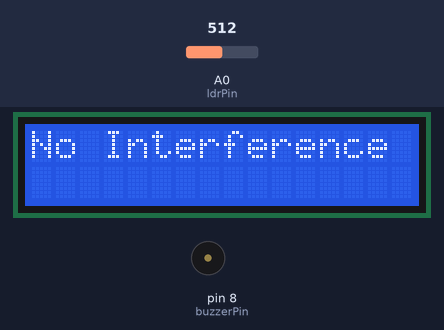
A sketch run on a simulated Arduino Uno, built with avr-gcc and run on an emulated ATmega328P. On the bench: 16×2 character LCD, buzzer (waves = sounding, pin HIGH). Inputs (shaded band) come from the test bench; at power-on: A0 (ldrPin) = 512.

Above: at 3.2 s.
3.3 s: A0 (ldrPin) set to 491
At 3.9 s:
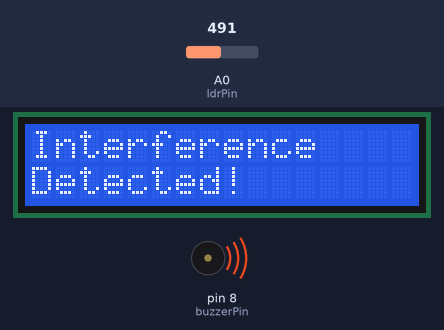
5.0 s: A0 (ldrPin) set to 510
At 5.6 s:
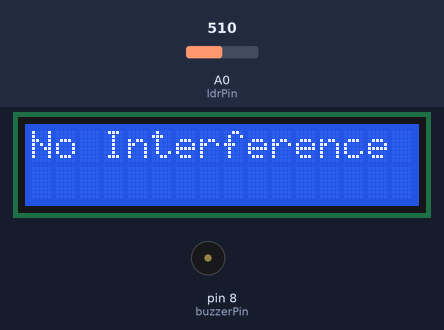
6.6 s: A0 (ldrPin) set to 490
At 7.2 s:
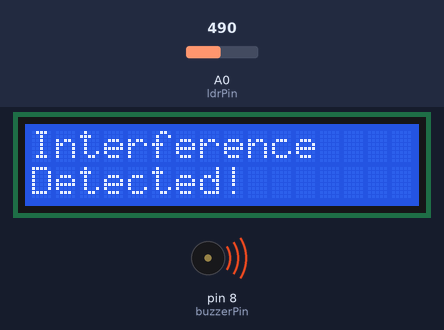
Timing chart, 0 to 9.6 s (numbered marks = the images above; inputs shaded):
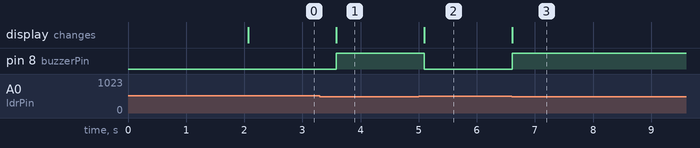

Measured:
- the behaviour switches between 501 and 500 on A0 (ldrPin) (found by bisection; images 0 and 1)
- after the input at 3.3 s, pin 8 (buzzerPin): LOW → HIGH after 0.29 s; the display: changes after 0.29 s (image 1)
- after the input at 5.0 s, pin 8 (buzzerPin): HIGH → LOW after 0.10 s; the display: changes after 0.10 s (image 2)
- after the input at 6.6 s, pin 8 (buzzerPin): LOW → HIGH at once; the display: changes at once (image 3)

The sketch:

Task_1.3.1.ino
```cpp
#include <LiquidCrystal.h>


LiquidCrystal lcd(12, 11, 5, 4, 3, 2);

int ldrPin = A0;
int buzzerPin = 8;

int threshold = 500;

void setup() {

  lcd.begin(16, 2);
  pinMode(buzzerPin, OUTPUT);

  lcd.print("System Ready");
  delay(2000);
  lcd.clear();
}

void loop() {

  int lightValue = analogRead(ldrPin);

  lcd.clear();

  if (lightValue > threshold) {

    lcd.setCursor(0, 0);
    lcd.print("No Interference");
    digitalWrite(buzzerPin, LOW);
  }
  else {

    lcd.setCursor(0, 0);
    lcd.print("Interference");
    lcd.setCursor(0, 1);
    lcd.print("Detected!");
    digitalWrite(buzzerPin, HIGH);
  }

  delay(500);
}
```
